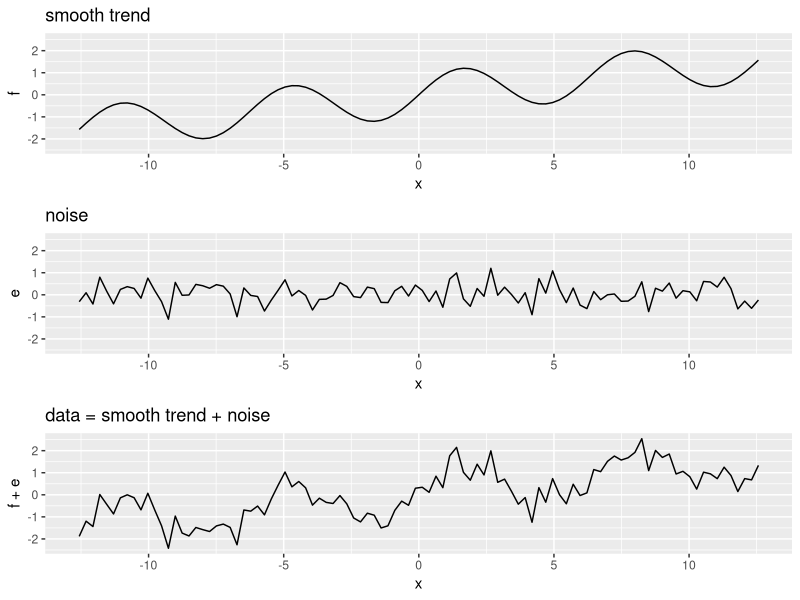
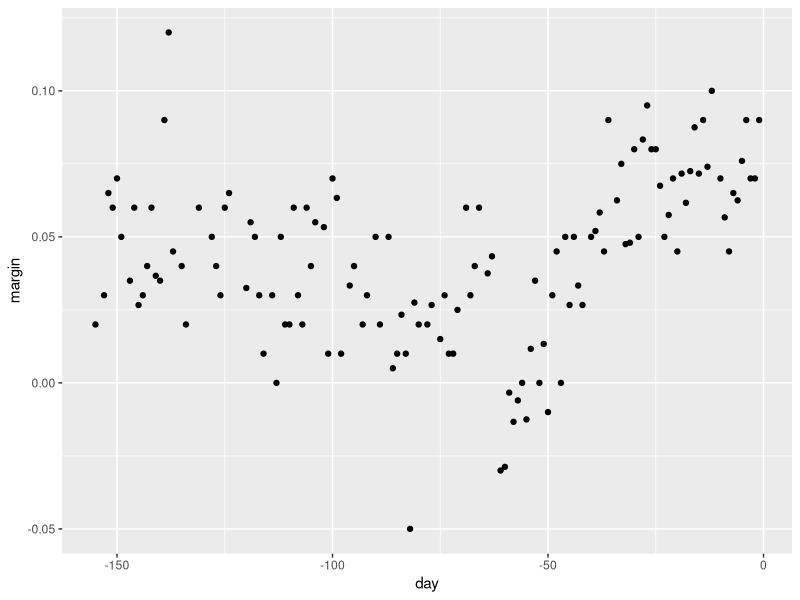
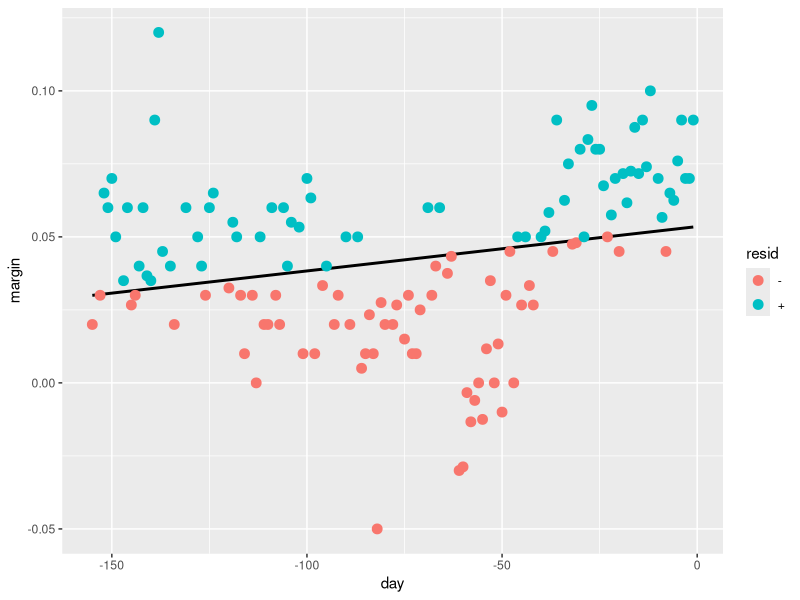
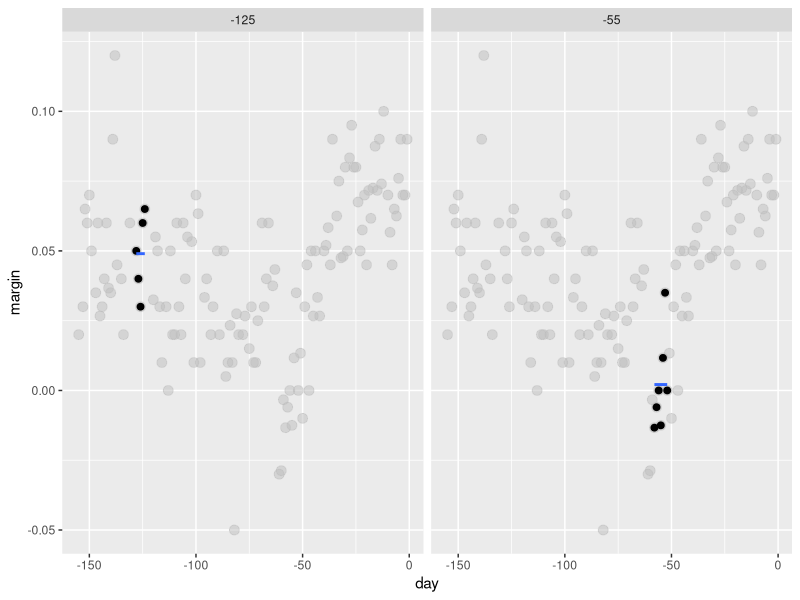

The R source for these figures, in order: (Note: this script raises an error after producing the figures.)
# HarvardX: PH125.8x
# Data Science: Machine Learning
# R code from course videos

# Linear Regression for Prediction, Smoothing, and Working with Matrices

## Smoothing

### Introduction to Smoothing

library(tidyverse)
set.seed(1)
n <- 100
x <- seq(-pi*4, pi*4, len = n)
tmp <- data.frame(x = x , f = sin(x) + x/8, e = rnorm(n, 0, 0.5)) 
p1 <- qplot(x, f, main = "smooth trend", ylim = range(tmp$f+tmp$e), data = tmp, geom = "line")
p2 <- qplot(x, e, main = "noise", ylim = range(tmp$f+tmp$e), data = tmp, geom = "line")
p3 <- qplot(x, f+e, main = "data = smooth trend + noise", ylim = range(tmp$f+tmp$e), data = tmp, geom = "line")
gridExtra::grid.arrange(p1, p2, p3)

library(tidyverse)
library(dslabs)
data("polls_2008")
qplot(day, margin, data = polls_2008)

resid <- ifelse(lm(margin~day, data = polls_2008)$resid > 0, "+", "-")
polls_2008 %>% 
     mutate(resid = resid) %>% 
     ggplot(aes(day, margin)) + 
     geom_smooth(method = "lm", se = FALSE, color = "black") +
     geom_point(aes(color = resid), size = 3)

### Bin Smoothing and Kernels

span <- 3.5
tmp <- polls_2008 %>%
     crossing(center = polls_2008$day) %>%
     mutate(dist = abs(day - center)) %>%
     filter(dist <= span) 
tmp %>% filter(center %in% c(-125, -55)) %>%
     ggplot(aes(day, margin)) +   
     geom_point(data = polls_2008, size = 3, alpha = 0.5, color = "grey") +
     geom_point(size = 2) +    
     geom_smooth(aes(group = center), 
                 method = "lm", formula=y~1, se = FALSE) +
     facet_wrap(~center)

# May have to download old version of gganimate
# Install using code below, then restart R session:
# library(devtools)
# install_github("thomasp85/gganimate", ref = "v0.1.1")
library(gganimate)
span <- 7
fit <- with(polls_2008, ksmooth(day, margin, kernel="box", x.points = day, bandwidth = span))
bin_fit <- data.frame(x = fit$x, .fitted=fit$y)
p <- tmp %>% 
     ggplot() +
     geom_smooth(aes(day, margin, group = center, frame = center), method = "lm", formula=y~1, se = FALSE) +
     geom_point(aes(day, margin), data = polls_2008, size = 3, alpha = .5, color = "grey") +
     geom_point(aes(day, margin, frame = center)) +
     geom_line(aes(x=x, y = .fitted, frame = x, cumulative = TRUE), data = bin_fit, color = "red") + 
     ggtitle("x0 = ")
gganimate(p, interval= .1)

span <- 7 
fit <- with(polls_2008, 
            ksmooth(day, margin, x.points = day, kernel="box", bandwidth = span))
polls_2008 %>% mutate(smooth = fit$y) %>%
     ggplot(aes(day, margin)) +
     geom_point(size = 3, alpha = .5, color = "grey") + 
     geom_line(aes(day, smooth), color="red")

x_0 <- -125
data.frame(x = polls_2008$day) %>% mutate(w_0 = 1*I(abs(x - x_0)<=span/2)) %>%
     mutate(w_0 = w_0/sum(w_0)) %>%
     ggplot(aes(x, w_0)) +
     geom_step()

x_0 <- -125
tmp <- with(data.frame(day = seq(min(polls_2008$day), max(polls_2008$day), .25)), 
            ksmooth(day, 1*I(day == x_0), kernel = "normal", x.points = day, bandwidth = span))
data.frame(x = tmp$x, w_0 = tmp$y) %>%
     mutate(w_0 = w_0/sum(w_0)) %>%
     ggplot(aes(x, w_0)) +
     geom_line()

tmp <- polls_2008 %>%
     crossing(center = polls_2008$day) %>%
     mutate(dist = abs(day - center)) %>%
     filter(dist <= span) %>% 
     mutate(weight =  dnorm(dist, 0, span/2.54))%>%
     mutate(weight = weight/max(weight))
span <- 7
fit <- with(polls_2008, ksmooth(day, margin, kernel="normal", x.points = day, bandwidth = span))
bin_fit <- data.frame(x = fit$x, .fitted=fit$y)
p <- tmp %>%
     ggplot() +
     geom_smooth(aes(day, margin, group = center, weight = weight, frame = center), method = "lm", formula=y~1, se=FALSE) +
     geom_point(aes(day, margin), data = polls_2008, size = 3, alpha = .5, color = "grey") +
     geom_point(aes(day, margin, size = weight, frame = center), show.legend = FALSE) +   
     scale_size(range = c(0, 3)) +
     geom_line(aes(x=x, y = .fitted, frame = x, cumulative = TRUE), data = bin_fit, color = "red") + 
     ggtitle("x0 = ")
gganimate(p, interval= .1)

span <- 7
fit <- with(polls_2008, 
            ksmooth(day, margin,  x.points = day, kernel="normal", bandwidth = span))
polls_2008 %>% mutate(smooth = fit$y) %>%
     ggplot(aes(day, margin)) +
     geom_point(size = 3, alpha = .5, color = "grey") + 
     geom_line(aes(day, smooth), color="red")

### Local Weighted Regression (loess)

span <- 21/diff(range(polls_2008$day))

tmp <- polls_2008 %>%
     crossing(center = polls_2008$day) %>%
     mutate(dist = abs(day - center)) %>%
     filter(rank(dist) / n() <= span) %>%
     mutate(weight = (1 - (dist / max(dist)) ^ 3) ^ 3)

tmp %>% 
     filter(center %in% c(-125, -55)) %>%
     ggplot(aes(day, margin)) +   
     scale_size(range = c(0, 3)) +
     geom_smooth(aes(group = center, weight = weight), 
                 method = "lm", se = FALSE) +
     geom_point(data = polls_2008, size = 3, alpha = .5, color = "grey") +
     geom_point(aes(size = weight)) +
     facet_wrap(~center)

library(broom)
fit <- loess(margin ~ day, degree=1, span = span, data=polls_2008)
loess_fit <- augment(fit)

p <- ggplot(tmp, aes(day, margin)) +
     scale_size(range = c(0, 3)) +
     geom_smooth(aes(group = center, frame = center, weight = weight), method = "lm", se = FALSE) +
     geom_point(data = polls_2008, size = 3, alpha = .5, color = "grey") +
     geom_point(aes(size = weight, frame = center)) +
     geom_line(aes(x=day, y = .fitted, frame = day, cumulative = TRUE),
               data = loess_fit, color = "red") +
     ggtitle("x0 = ")
gganimate(p, interval= .1)

total_days <- diff(range(polls_2008$day))
span <- 21/total_days

fit <- loess(margin ~ day, degree=1, span = span, data=polls_2008)

polls_2008 %>% mutate(smooth = fit$fitted) %>%
     ggplot(aes(day, margin)) +
     geom_point(size = 3, alpha = .5, color = "grey") +
     geom_line(aes(day, smooth), color="red")

spans <- c(.66, 0.25, 0.15, 0.10)
fits <- data_frame(span = spans) %>% 
     group_by(span) %>% 
     do(broom::augment(loess(margin ~ day, degree=1, span = .$span, data=polls_2008)))
tmp <- fits %>%
     crossing(span = spans, center = polls_2008$day) %>%
     mutate(dist = abs(day - center)) %>%
     filter(rank(dist) / n() <= span) %>%
     mutate(weight = (1 - (dist / max(dist)) ^ 3) ^ 3)
p <- ggplot(tmp, aes(day, margin)) +
     scale_size(range = c(0, 2)) +
     geom_smooth(aes(group = center, frame = center, weight = weight), method = "lm", se = FALSE) +
     geom_point(data = polls_2008, size = 2, alpha = .5, color = "grey") +
     geom_line(aes(x=day, y = .fitted, frame = day, cumulative = TRUE),
               data = fits, color = "red") +
     geom_point(aes(size = weight, frame = center)) +
     facet_wrap(~span) +
     ggtitle("x0 = ")
gganimate(p, interval= .1)

tmp %>% ggplot(aes(day, margin)) +
     geom_point(size = 2, alpha = .5, color = "grey") +
     geom_line(aes(day, .fitted), data = fits, color = "red") +
     facet_wrap(~span)

data.frame(x = seq(min(polls_2008$day), max(polls_2008$day), length.out = 100)) %>%
     mutate(w_0 = (1 - (abs(x-x_0)/21)^3)^3*I(abs(x-x_0)<=21)) %>%
     ggplot(aes(x, w_0)) +
     geom_line()

total_days <- diff(range(polls_2008$day))
span <- 28/total_days
fit_1 <- loess(margin ~ day, degree=1, span = span, data=polls_2008)
fit_2 <- loess(margin ~ day, span = span, data=polls_2008)

polls_2008 %>% mutate(smooth_1 = fit_1$fitted, smooth_2 = fit_2$fitted) %>%
     ggplot(aes(day, margin)) +
     geom_point(size = 3, alpha = .5, color = "grey") +
     geom_line(aes(day, smooth_1), color="red", lty = 2) +
     geom_line(aes(day, smooth_2), color="orange", lty = 1) 

polls_2008 %>% ggplot(aes(day, margin)) +
     geom_point() + 
     geom_smooth()

polls_2008 %>% ggplot(aes(day, margin)) +
     geom_point() + 
     geom_smooth(color="red",  span = 0.15,
                 method = "loess", method.args = list(degree=1))
